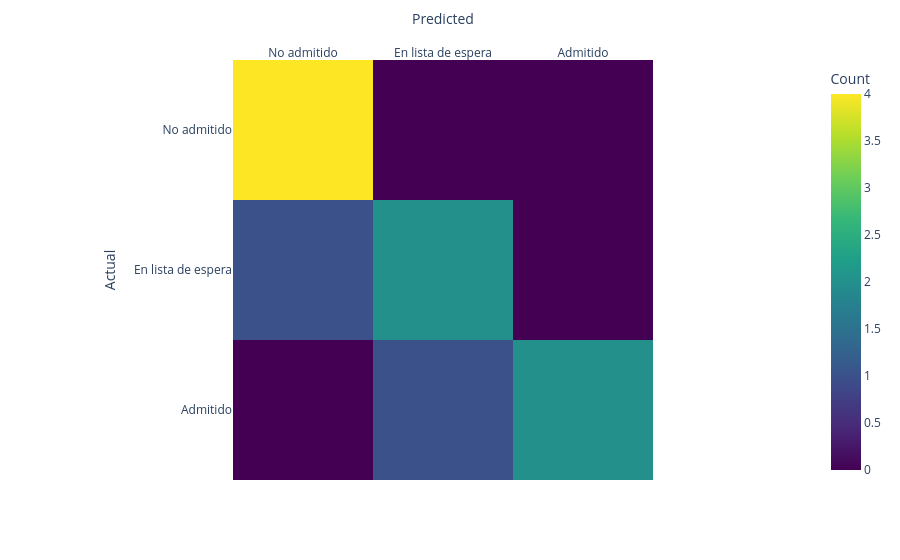

The notebook cell saved with this chart:
### Code cell
import plotly.express as px
# Definir las etiquetas de las clases
class_labels = ["No admitido", "En lista de espera", "Admitido"]

# Crear la matriz de confusión
confusion_matrix = pd.crosstab(y_test, y_pred, rownames=['Actual'], colnames=['Predicted'])

# Crear una figura interactiva con Plotly Express
fig = px.imshow(confusion_matrix,
                labels=dict(x="Predicted", y="Actual", color="Count"),
                x=class_labels,  # Usa las etiquetas de las clases para el eje x
                y=class_labels,  # Usa las etiquetas de las clases para el eje y
                color_continuous_scale="Viridis")

fig.update_xaxes(side="top")  # Muestra la leyenda de la matriz en la parte superior
fig.update_layout(
    xaxis=dict(categoryorder='array', categoryarray=class_labels),  # Ordena las categorías en el eje x
    yaxis=dict(categoryorder='array', categoryarray=class_labels),  # Ordena las categorías en el eje y
)

fig.show()

### Figure 1 — Plotly figure (JSON) as saved in the notebook; plotly's stock layout.template omitted (floating-point values rounded to 4 significant figures)
{"data": [{"coloraxis": "coloraxis", "hovertemplate": "Predicted: %{x}<br>Actual: %{y}<br>Count: %{z}<extra></extra>", "name": "0", "type": "heatmap", "x": ["No admitido", "En lista de espera", "Admitido"], "xaxis": "x", "y": ["No admitido", "En lista de espera", "Admitido"], "yaxis": "y", "z": [[4, 0, 0], [1, 2, 0], [0, 1, 2]]}], "layout": {"coloraxis": {"colorbar": {"title": {"text": "Count"}}, "colorscale": [[0, "#440154"], [0.1111, "#482878"], [0.2222, "#3e4989"], [0.3333, "#31688e"], [0.4444, "#26828e"], [0.5556, "#1f9e89"], [0.6667, "#35b779"], [0.7778, "#6ece58"], [0.8889, "#b5de2b"], [1, "#fde725"]]}, "margin": {"t": 60}, "xaxis": {"anchor": "y", "categoryarray": ["No admitido", "En lista de espera", "Admitido"], "categoryorder": "array", "constrain": "domain", "domain": [0, 1], "scaleanchor": "y", "side": "top", "title": {"text": "Predicted"}}, "yaxis": {"anchor": "x", "autorange": "reversed", "categoryarray": ["No admitido", "En lista de espera", "Admitido"], "categoryorder": "array", "constrain": "domain", "domain": [0, 1], "title": {"text": "Actual"}}}}
